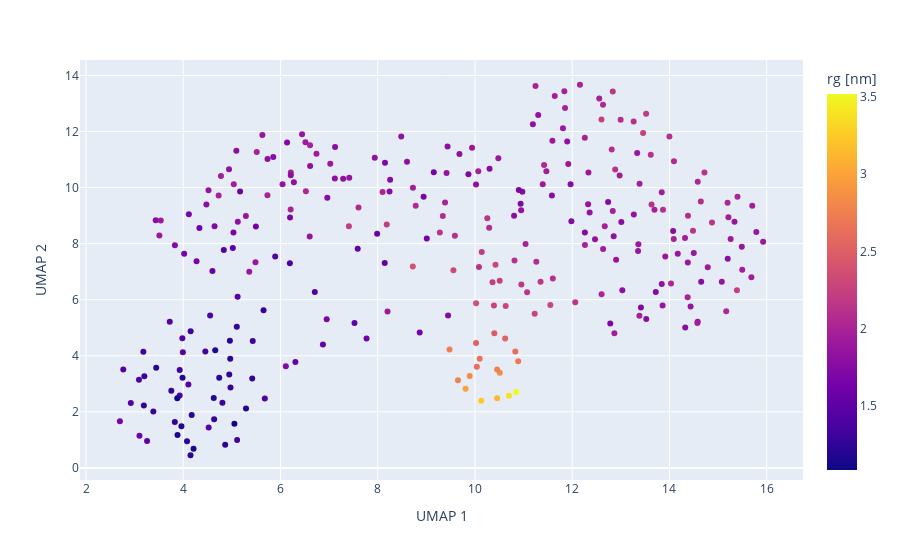

Source (notebook cell):
### Markdown cell above
The preferred and comprehensive method for easily visualizing UMAP results is `dimensionality_reduction_scatter`.

Please see the `tsne_analysis.ipynb` notebook for more information.

### Code cell
vis.dimensionality_reduction_scatter(
    color_by="rg", n_components=2, plotly=True, kde_by_ensemble=True, cmap_label='viridis'
)

### Figure 1 — Plotly figure (JSON) as saved in the notebook; plotly's stock layout.template omitted (floating-point values rounded to 4 significant figures; data arrays with more than 128 entries replaced by an {"elided": "..."} marker saying what was removed)
{"data": [{"customdata": {"elided": "288x1 str values"}, "hovertemplate": "UMAP 1=%{x}<br>UMAP 2=%{y}<br>index=%{customdata[0]}<br>color=%{marker.color}<extra></extra>", "legendgroup": "", "marker": {"color": {"elided": "288 float values"}, "coloraxis": "coloraxis", "symbol": "circle"}, "mode": "markers", "name": "", "orientation": "v", "showlegend": false, "type": "scatter", "x": {"elided": "288 float values"}, "xaxis": "x", "y": {"elided": "288 float values"}, "yaxis": "y"}], "layout": {"coloraxis": {"colorbar": {"title": {"text": "rg [nm]"}}, "colorscale": [[0, "#0d0887"], [0.1111, "#46039f"], [0.2222, "#7201a8"], [0.3333, "#9c179e"], [0.4444, "#bd3786"], [0.5556, "#d8576b"], [0.6667, "#ed7953"], [0.7778, "#fb9f3a"], [0.8889, "#fdca26"], [1, "#f0f921"]]}, "legend": {"tracegroupgap": 0}, "margin": {"t": 60}, "xaxis": {"anchor": "y", "domain": [0, 1], "title": {"text": "UMAP 1"}}, "yaxis": {"anchor": "x", "domain": [0, 1], "title": {"text": "UMAP 2"}}}}
